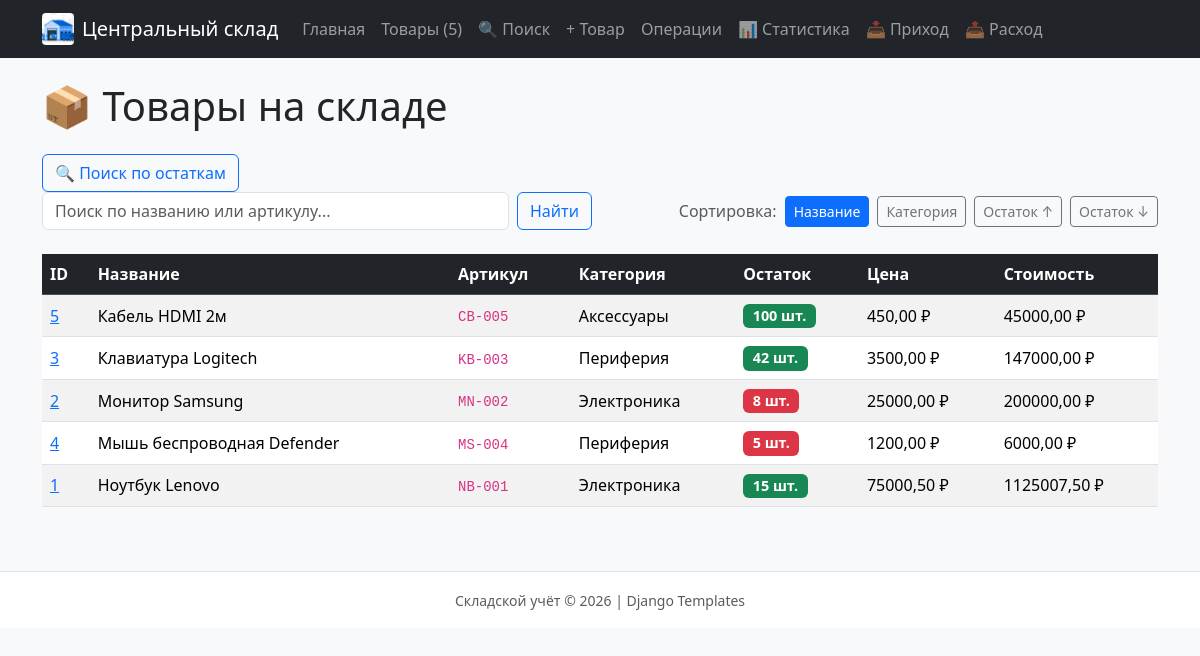
Screenshot of /products/ with the database file from the repository.
### products/models.py (models this page shows, shortened)
class Product(models.Model):
    name = models.CharField("Название", max_length=200)
    article = models.CharField("Артикул", max_length=50, unique=True)
    category = models.CharField("Категория", max_length=100)
    unit = models.CharField("Единица измерения", max_length=20, default="шт.")
    price = models.DecimalField(
        "Цена за единицу", max_digits=12, decimal_places=2, default=Decimal("0.00")
    )
    stock = models.PositiveIntegerField("Остаток", default=0, help_text="Текущее количество единиц на складе.")
    slug = models.SlugField("URL-идентификатор", max_length=220, blank=True, unique=True)
    total_value = models.GeneratedField(
        expression=F("price") * F("stock"),
        output_field=DecimalField(max_digits=16, decimal_places=2),
        db_persist=True,
        verbose_name="Стоимость остатка",
    )
    objects = ProductQuerySet.as_manager()
    class Meta:
        ordering = ["name"]
        verbose_name = "Товар"
        verbose_name_plural = "Товары"
    def get_absolute_url(self) -> str:
        return reverse("products:product_detail_slug", kwargs={"slug": self.slug})

### products/views.py (the view)
# urls.py: path("", views.product_list, name="product_list"),
def product_list(request) -> HttpResponse:
    query = request.GET.get("q", "").strip()
    sort = request.GET.get("sort", "name")
    if sort not in PRODUCT_SORT_FIELDS:
        sort = "name"
    products_qs = Product.objects.all()
    if query:
        products_qs = products_qs.filter(
            Q(name__icontains=query) | Q(article__icontains=query)
        )
    products_qs = products_qs.order_by(*PRODUCT_SORT_FIELDS[sort])
    return render(request, "products/product_list.html", {
        "products": products_qs,
        "query": query,
        "sort": sort,
    })

### homepage/context_processors.py (called while the page is built)
def warehouse_context(request):
    return {
        "WAREHOUSE_NAME": "Центральный склад",
        "LOW_STOCK_THRESHOLD": LOW_STOCK_THRESHOLD,
        "products_count": Product.objects.count(),
        "low_stock_count": Product.objects.filter(
            stock__lt=LOW_STOCK_THRESHOLD
        ).count(),
    }

### products/templates/products/product_list.html (shortened to what this page needs)
{% extends "base.html" %}
{% block content %}
<h1 class="mb-4">📦 Товары на складе</h1>
<a href="{% url 'products:product_search' %}" class="btn btn-outline-primary">
        🔍 Поиск по остаткам
</a>
<div class="row g-3 mb-4">
    <div class="col-md-6">
        <form method="get" action="{% url 'products:product_list' %}" class="d-flex gap-2">
            <input type="text" name="q" class="form-control"
                   placeholder="Поиск по названию или артикулу..."
                   value="{{ query|default:'' }}">
            <button type="submit" class="btn btn-outline-primary">Найти</button>
        </form>
    </div>
    <div class="col-md-6 d-flex justify-content-md-end align-items-center gap-2">
        <span class="text-muted">Сортировка:</span>
        <a href="{% url 'products:product_list' %}?sort=name{% if query %}&q={{ query|urlencode }}{% endif %}"
           class="btn btn-sm {% if sort == 'name' %}btn-primary{% else %}btn-outline-secondary{% endif %}">
            Название
        </a>
        <a href="{% url 'products:product_list' %}?sort=category{% if query %}&q={{ query|urlencode }}{% endif %}"
           class="btn btn-sm {% if sort == 'category' %}btn-primary{% else %}btn-outline-secondary{% endif %}">
            Категория
        </a>
        <a href="{% url 'products:product_list' %}?sort=stock_asc{% if query %}&q={{ query|urlencode }}{% endif %}"
           class="btn btn-sm {% if sort == 'stock_asc' %}btn-primary{% else %}btn-outline-secondary{% endif %}">
            Остаток ↑
        </a>
        <a href="{% url 'products:product_list' %}?sort=stock_desc{% if query %}&q={{ query|urlencode }}{% endif %}"
           class="btn btn-sm {% if sort == 'stock_desc' %}btn-primary{% else %}btn-outline-secondary{% endif %}">
            Остаток ↓
        </a>
    </div>
</div>
<div class="table-responsive">
    <table class="table table-striped table-hover align-middle">
        <thead class="table-dark">
            <tr>
                <th>ID</th>
                <th>Название</th>
                <th>Артикул</th>
                <th>Категория</th>
                <th>Остаток</th>
                <th>Цена</th>
                <th>Стоимость</th>
            </tr>
        </thead>
        <tbody>
            {% for product in products %}
                {% include "products/includes/product_card.html" %}
            {% endfor %}
        </tbody>
    </table>
</div>
{% endblock %}

### products/templates/products/includes/product_card.html
<tr>
    <td>{% if product.slug %}<a href="{{ product.get_absolute_url }}">{{ product.id }}</a>{% else %}{{ product.id }}{% endif %}</td>
    <td>{{ product.name|default:"Без названия" }}</td>
    <td><code>{{ product.article }}</code></td>
    <td>{{ product.category }}</td>
    <td>
        {% if product.stock >= LOW_STOCK_THRESHOLD %}
        <span class="badge bg-success stock-status">{{ product.stock }} {{ product.unit }}</span>
        {% else %}
        <span class="badge bg-danger stock-status">{{ product.stock }} {{ product.unit }}</span>
        {% endif %}
    </td>
    <td>{{ product.price|floatformat:2 }} ₽</td>
    <td>{% if product.total_value != None %}{{ product.total_value|floatformat:2 }}{% else %}{{ product.get_total_value|floatformat:2 }}{% endif %} ₽</td>
</tr>

### homepage/static/homepage/css/style.css (style rules this page uses)
.stock-status { font-size: 0.9em; }

### rows the page displays
Product: id "5", name "Кабель HDMI 2м", article "CB-005", category "Аксессуары", stock "100", unit "шт.", price "450,00", total_value "45000,00"
Product: id "3", name "Клавиатура Logitech", article "KB-003", category "Периферия", stock "42", unit "шт.", price "3500,00", total_value "147000,00"
Product: id "2", name "Монитор Samsung", article "MN-002", category "Электроника", stock "8", unit "шт.", price "25000,00", total_value "200000,00"
Product: id "4", name "Мышь беспроводная Defender", article "MS-004", category "Периферия", stock "5", unit "шт.", price "1200,00", total_value "6000,00"
Product: id "1", name "Ноутбук Lenovo", article "NB-001", category "Электроника", stock "15", unit "шт.", price "75000,50", total_value "1125007,50"

### other values shown
{{ WAREHOUSE_NAME }} "Центральный склад"
{{ products_count }} "5"
